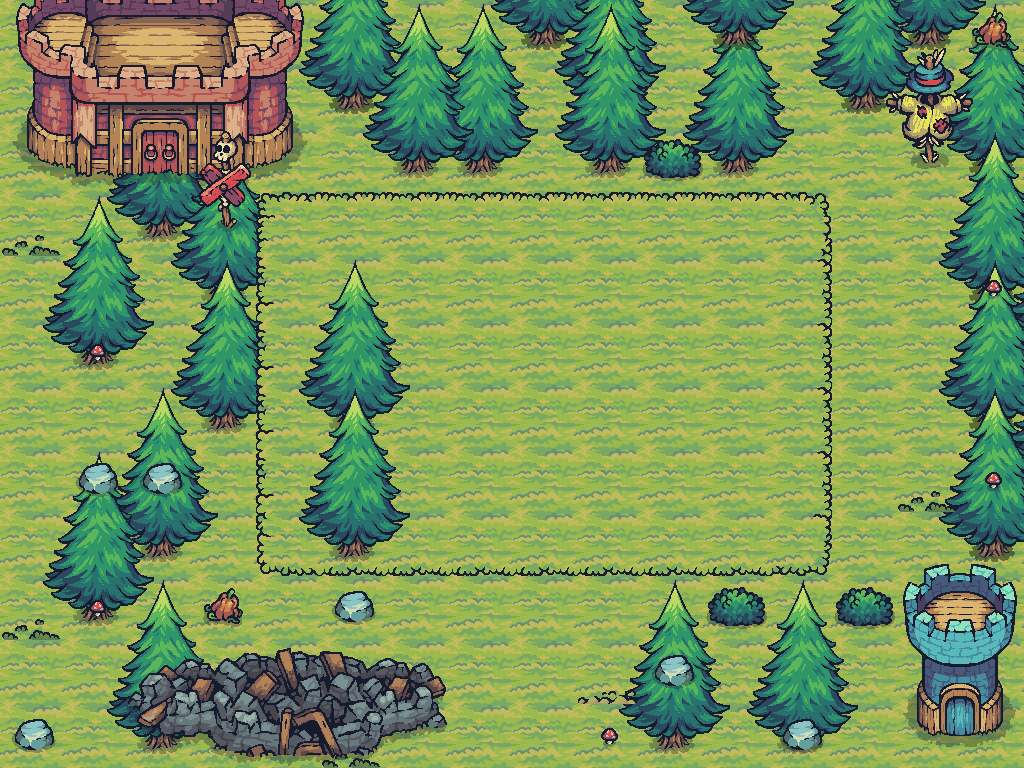

This is a level from a 2D game, rendered from its Tiled map with the project's own tilesets. A one-line summary and the complete map file follow:
An orthogonal 16x12 tile map with 64x64 px tiles, 8 tile layers (GameBackground, AnimatedTreeOne, AnimatedTreeTwo, GameGrid, ...), 14 tilesets and 4 objects (4x Block).

<map version="1.10" tiledversion="1.11.0" orientation="orthogonal" renderorder="right-down" width="16" height="12" tilewidth="64" tileheight="64" infinite="0" nextlayerid="13" nextobjectid="3">
 <tileset firstgid="1" source="Terrain.tsx" />
 <tileset firstgid="41" source="Castle_Red.tsx" />
 <tileset firstgid="61" source="Tree.tsx" />
 <tileset firstgid="169" source="17.tsx" />
 <tileset firstgid="171" source="Tower_Blue.tsx" />
 <tileset firstgid="179" source="01.tsx" />
 <tileset firstgid="180" source="06.tsx" />
 <tileset firstgid="181" source="18.tsx" />
 <tileset firstgid="190" source="09.tsx" />
 <tileset firstgid="191" source="12.tsx" />
 <tileset firstgid="192" source="16.tsx" />
 <tileset firstgid="194" source="Castle_Destroyed.tsx" />
 <tileset firstgid="214" source="HappySheep_Idle.tsx" />
 <tileset firstgid="222" source="Tree_192.tsx" />
 <layer id="3" name="GameBackground" width="16" height="12">
  <data encoding="csv">
12,12,12,12,12,12,12,12,12,12,12,12,12,12,12,12,
12,12,12,12,12,12,12,12,12,12,12,12,12,12,12,12,
12,12,12,12,12,12,12,12,12,12,12,12,12,12,12,12,
12,12,12,12,12,12,12,12,12,12,12,12,12,12,12,12,
12,12,12,12,12,0,0,0,0,0,0,0,12,12,12,12,
12,12,12,12,12,0,0,0,0,0,0,0,12,12,12,12,
12,12,12,12,12,0,0,0,0,0,0,0,12,12,12,12,
12,12,12,12,12,0,0,0,0,0,0,0,12,12,12,12,
12,12,12,12,12,12,12,12,12,12,12,12,12,12,12,12,
12,12,12,12,12,12,12,12,12,12,12,12,12,12,12,12,
12,12,12,12,12,12,12,12,12,12,12,12,12,12,12,12,
12,12,12,12,12,12,12,12,12,12,12,12,12,12,12,12
</data>
 </layer>
 <layer id="9" name="AnimatedTreeOne" width="16" height="12">
  <data encoding="csv">
0,0,0,0,0,0,0,222,0,0,0,0,0,222,0,0,
0,0,0,0,222,0,0,0,0,0,0,0,0,0,0,0,
0,0,0,0,0,0,222,0,0,0,222,0,0,0,222,0,
0,222,0,0,0,0,0,0,0,0,0,0,0,0,0,0,
0,0,0,0,0,0,0,0,0,0,0,0,0,0,0,0,
222,0,0,0,0,0,0,0,0,0,0,0,0,0,0,222,
0,0,0,0,0,0,0,0,0,0,0,0,0,0,0,0,
0,0,0,0,0,0,0,0,0,0,0,0,0,0,0,222,
0,222,0,0,0,0,0,0,0,0,0,0,0,0,0,0,
222,0,0,0,0,0,0,0,0,0,0,0,0,0,0,0,
0,0,0,0,0,0,0,0,0,0,0,0,0,0,0,0,
0,0,0,0,0,0,0,0,0,222,0,222,0,0,0,0
</data>
 </layer>
 <layer id="10" name="AnimatedTreeTwo" width="16" height="12">
  <data encoding="csv">
0,0,0,0,0,0,0,0,0,0,222,0,0,0,0,0,
0,0,0,0,0,0,0,0,222,0,0,0,222,0,0,0,
0,0,0,0,0,0,0,0,0,0,0,0,0,0,0,0,
0,0,0,0,0,0,0,0,0,0,0,0,0,0,0,0,
0,0,222,0,0,0,0,0,0,0,0,0,0,0,222,0,
0,0,0,0,0,0,0,0,0,0,0,0,0,0,0,0,
0,0,222,0,0,0,0,0,0,0,0,0,0,0,222,0,
0,0,0,0,0,0,0,0,0,0,0,0,0,0,0,0,
0,0,0,0,0,0,0,0,0,0,0,0,0,0,222,0,
0,0,0,0,0,0,0,0,0,0,0,0,0,0,0,0,
0,0,0,0,0,0,0,0,0,0,0,0,0,0,0,0,
0,0,0,0,0,0,0,0,0,0,0,0,0,0,0,0
</data>
 </layer>
 <layer id="1" name="GameGrid" width="16" height="12">
  <data encoding="csv">
0,0,0,0,0,0,0,0,0,0,0,0,0,0,0,0,
0,0,0,0,0,0,0,0,0,0,0,0,0,0,0,0,
0,0,0,0,0,0,0,0,0,0,0,0,0,0,0,0,
0,0,0,0,1,2,2,2,2,2,2,2,3,0,0,0,
0,0,0,0,11,12,12,12,12,12,12,12,13,0,0,0,
0,0,0,0,11,12,12,12,12,12,12,12,13,0,0,0,
0,0,0,0,11,12,12,12,12,12,12,12,13,0,0,0,
0,0,0,0,11,12,12,12,12,12,12,12,13,0,0,0,
0,0,0,0,21,22,22,22,22,22,22,22,23,0,0,0,
0,0,0,0,0,0,0,0,0,0,0,0,0,0,0,0,
0,0,0,0,0,0,0,0,0,0,0,0,0,0,0,0,
0,0,0,0,0,0,0,0,0,0,0,0,0,0,0,0
</data>
 </layer>
 <layer id="12" name="GameGridSideTree" width="16" height="12">
  <data encoding="csv">
0,0,0,0,0,0,0,0,0,0,0,0,0,0,0,0,
0,0,0,0,0,0,0,0,0,0,0,0,0,0,0,0,
0,0,0,0,0,0,0,0,0,0,0,0,0,0,0,0,
0,0,0,0,0,0,0,0,0,0,0,0,0,0,0,0,
0,0,0,0,0,0,0,0,0,0,0,0,0,0,0,0,
0,0,0,0,0,0,0,0,0,0,0,0,0,0,0,0,
0,0,0,0,222,0,0,0,0,0,0,0,0,0,0,0,
0,0,0,0,0,0,0,0,0,0,0,0,0,0,0,0,
0,0,0,0,222,0,0,0,0,0,0,0,0,0,0,0,
0,0,0,0,0,0,0,0,0,0,0,0,0,0,0,0,
0,0,0,0,0,0,0,0,0,0,0,0,0,0,0,0,
0,222,0,0,0,0,0,0,0,0,0,0,0,0,0,0
</data>
 </layer>
 <layer id="2" name="LayerOne" width="16" height="12">
  <data encoding="csv">
46,47,48,49,50,0,0,0,0,0,0,0,63,0,0,0,
51,52,53,54,55,0,0,0,0,0,0,0,0,0,0,0,
56,57,58,59,60,0,0,0,0,0,0,0,0,0,0,0,
5,61,0,0,0,0,0,0,0,0,0,0,0,0,0,0,
61,0,0,0,0,0,0,0,0,0,0,0,0,0,64,0,
0,0,0,0,0,0,0,0,0,0,0,0,0,0,0,0,
0,0,63,0,0,0,0,0,0,0,0,0,0,0,0,0,
0,0,61,0,63,0,0,0,0,0,0,0,0,0,5,0,
0,0,0,0,0,0,0,0,0,0,0,0,0,0,0,0,
5,0,0,0,0,0,61,0,63,0,64,0,66,0,66,0,
0,0,0,0,0,0,0,0,0,10,0,0,0,0,0,0,
0,0,0,0,0,5,0,0,0,0,0,0,0,0,0,0
</data>
 </layer>
 <layer id="4" name="LayerTwo" width="16" height="12">
  <data encoding="csv">
0,0,0,0,0,0,61,0,0,0,0,0,0,181,182,191,
0,0,0,0,0,0,0,0,0,0,0,0,0,184,185,186,
0,0,0,192,0,0,0,0,0,0,190,0,0,187,188,189,
0,0,0,193,0,0,0,0,0,0,0,0,0,0,0,0,
0,0,0,0,0,0,0,0,0,0,0,0,0,0,0,179,
0,179,0,0,0,0,0,0,0,0,0,0,0,0,0,0,
0,0,0,0,0,0,0,0,0,0,0,0,0,0,0,0,
0,180,180,0,0,0,0,0,0,0,0,0,0,0,0,179,
0,0,0,0,0,0,0,0,0,0,0,0,0,0,171,172,
0,179,0,191,0,180,0,0,0,0,0,190,0,190,173,174,
0,0,204,205,206,207,208,0,0,0,180,0,0,0,175,176,
180,0,209,210,211,212,213,0,0,179,0,0,180,0,177,178
</data>
 </layer>
 <layer id="11" name="AnimatedTreeOnTop" width="16" height="12">
  <data encoding="csv">
0,0,0,0,0,0,0,0,0,0,0,0,0,0,0,0,
0,0,0,0,0,0,0,0,0,0,0,0,0,0,0,0,
0,0,0,0,0,222,0,0,222,0,0,0,0,0,0,0,
0,0,0,0,0,0,0,0,0,0,0,0,0,0,0,0,
0,0,0,0,0,0,0,0,0,0,0,0,0,0,0,0,
0,0,0,0,0,0,0,0,0,0,0,0,0,0,0,0,
0,0,0,0,0,0,0,0,0,0,0,0,0,0,0,0,
0,0,0,0,0,0,0,0,0,0,0,0,0,0,0,0,
0,0,0,0,0,0,0,0,0,0,0,0,0,0,0,0,
0,0,0,0,0,0,0,0,0,0,0,0,0,0,0,0,
0,0,0,0,0,0,0,0,0,0,0,0,0,0,0,0,
0,0,0,0,0,0,0,0,0,0,0,0,0,0,0,0
</data>
 </layer>
 <objectgroup id="30" name="CollisionblocksForSpawn">
  <object id="101" name="Block" type="Block" x="256" y="128" width="576" height="64" />
  <object id="102" name="Block" type="Block" x="256" y="576" width="576" height="64" />
  <object id="103" name="Block" type="Block" x="192" y="192" width="64" height="384" />
  <object id="104" name="Block" type="Block" x="831" y="192" width="64" height="384" />
 </objectgroup>
</map>
